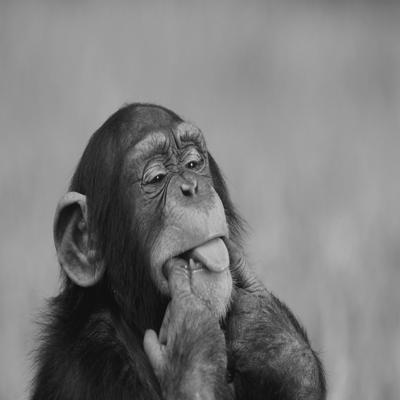
#> input picture presubmit_externals/monkey.jpg, 400 x 400 px
$ python sol3.py   (older library calls are emulated)
#> lines starting #> are read from the running program, lines starting #| are printed output that depends on the picture
from scipy.misc import imread
from scipy import signal
from skimage.color import rgb2gray
import numpy as np
import matplotlib.pyplot as plt
import os

"""
    a function which reads an image file and converts it into a given representation.

    parameters:
    filename - the filename of an image on disk (could be grayscale or RGB).
    representation - representation code, either 1 or 2 defining whether the
    output should be a grayscale
    image (1) or an RGB image (2). If the input image is grayscale, we won’t
    call it with representation = 2.
"""
def read_image(filename, representation):
#> called with filename = 'presubmit_externals/monkey.jpg', representation = 1
    img = imread(filename)
#> img is the input picture: shape (400, 400); min 5, max 227, mean 123.7
    if representation == 1:
        img = rgb2gray(img)
        img = img.astype(np.float64)

    elif representation == 2:
        img = img.astype(np.float64)

    else:
        print("representation need to be '1' or '2'")
        return None

    return img / 255


""" ##########################################  3 - Image Pyramids  ######################################## """


def reduce(img, filter):

    conv_img = signal.convolve2d(img, filter, "same")
    conv_img = signal.convolve2d(conv_img, filter.T, "same")

    reduced_img = conv_img[::2, ::2]
    return reduced_img


"""
    3.1 - Gaussian pyramid
    construct a Gaussian pyramid of a given image.

    parameters:
    im – a grayscale image with double values in [0, 1].
    max_levels – the maximal number of levels in the resulting pyramid.
    filter_size – the size of the Gaussian filter (an odd scalar that
    represents a squared filter) to be used in constructing the pyramid filter
    (e.g for filter_size = 3 you should get [0.25, 0.5, 0.25]).
"""
def build_gaussian_pyramid(im, max_levels, filter_size):
#> called with max_levels = 3, filter_size = 3
    pyr = []
    pyr.append(im)  # append G_0

    # built the filter using a consequent 1D convolutions of [1 1]
    base_filter = np.array([1, 1]).reshape(1, 2)
    filter_vec = base_filter

    for i in range(2, filter_size):
        filter_vec = signal.convolve2d(filter_vec, base_filter)

    # The filter_vec should be normalized
    filter_vec = filter_vec / np.sum(filter_vec)

    for i in range(1, max_levels):
        g_i = reduce(pyr[i-1], filter_vec)
        pyr.append(g_i)
#> this loop made 2 passes
#> pass 1, in reduce, `reduced_img = conv_img[::2, ::2]`:
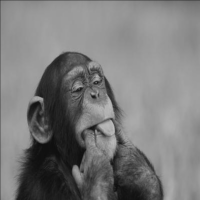
#> reduced_img: shape (200, 200) float64; min 0.0588, max 0.742, mean 0.484
#> after the loop, pyr = 3 items

    return pyr, filter_vec


# print('3.1 gaussian')
# im_orig = read_image('presubmit_externals/monkey.jpg', 1)
# gpyr, filter_vec = build_gaussian_pyramid(im_orig, 3, 3)


# [11 lines left out: function expand, not called in this run]


"""
    3.1 - Laplacian pyramid
    construct a Laplacian pyramid of a given image
"""
# [10 lines left out: function build_laplacian_pyramid, not called in this run]


# print('3.1 laplacian')
# im_orig = read_image('presubmit_externals/monkey.jpg', 1)
# lpyr, filter_vec = build_laplacian_pyramid(im_orig, 3, 3)


"""
    3.2 - Laplacian pyramid reconstruction
    This function implement the reconstruction of an image from its Laplacian Pyramid

    parameter:
    lpyr and filter_vec are the Laplacian pyramid and the filter that are generated by
    the second function in 3.1.
    coeff is a python list. The list length is the same as the number of levels in the
    pyramid lpyr. Before reconstructing the image img you should multiply each level i
    of the laplacian pyramid by its corresponding coefficient coeff[i].
    only when this list is all ones we get the original image (up to a negligible
    floating error, e.g. maximal absolute difference around 10−12). When some values
    are different than 1 we will get filtering effects.
"""
# [14 lines left out: function laplacian_to_image, not called in this run]


# [6 lines of commented-out code are left out]


"""
    3.3 - Pyramid display

    parameters:
    pyr - a Gaussian or Laplacian pyramid
    level - the number of levels to present in the result ≤ max_levels

    return: res - s a single black image in which the pyramid levels of the given
    pyramid pyr are stacked horizontally
"""
def  render_pyramid(pyr, levels):
    shape_im_0 = pyr[0].shape
    length = min(levels, len(pyr))
    zeros = np.zeros(length)

    for i in range(length):
        zeros[i] = pyr[i].shape[0]

    cum_shapes = np.cumsum(zeros)
    cum_shapes = cum_shapes.astype(np.int64)

    # add zero at the begining
    shapes = np.insert(cum_shapes, 0, 0)

    width = shape_im_0[1]
    heigth = shapes[length]

    res = np.zeros((width, heigth))
    for j in range(length):
        min_val = pyr[j].min()
        max_val = pyr[j].max()

        # insert img to res, in the left up corner
        img = pyr[j] - min_val
        norm_img = img / (max_val - min_val)

        res[0:pyr[j].shape[1], shapes[j]:shapes[j+1]] = norm_img

    return res


def display_pyramid(pyr, levels):
    res = render_pyramid(pyr, levels)
    plt.imshow(res, cmap="gray")
    plt.show()


print('3.3')
im_orig = read_image('presubmit_externals/monkey.jpg', 1)
gpyr, filter_vec = build_gaussian_pyramid(im_orig, 3, 3)
#> gpyr = 3 items; filter_vec = [[0.25, 0.5, 0.25]]
display_pyramid(gpyr, 2)
#> in render_pyramid, `length = min(levels, len(pyr))`: length = 2
#> in render_pyramid, `heigth = shapes[length]`: heigth = 600
#> the loop in render_pyramid, `for j in range(length):` made 2 passes
#> (min_val, max_val) on passes 1 to 2: (0.0196, 0.89), (0.0588, 0.742)
#> pass 2, in render_pyramid, `norm_img = img / (max_val - min_val)`:
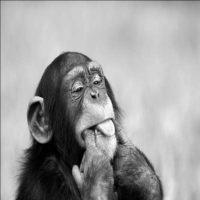
#> norm_img: shape (200, 200) float64; min 0, max 1, mean 0.622
#> after the loop in render_pyramid, `for j in range(length):`:
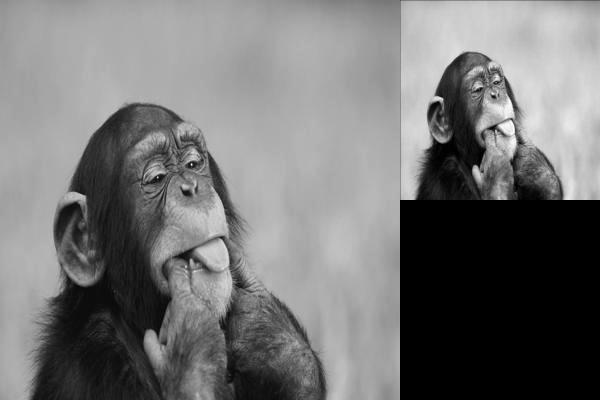
#> res: shape (400, 600) float64; min 0, max 1, mean 0.46


""" ##########################################  4 - Pyramid Blending  ######################################## """


"""
    4 - pyramid blending

    parameter:
    im1, im2 – are two input grayscale images to be blended.
    mask – is a boolean mask containing True and False representing which parts
    of im1 and im2 should appear in the resulting im_blend.
    max_levels – is the max_levels parameter you should use when generating the
    Gaussian and Laplacian pyramids.
    filter_size_im – is the size of the Gaussian filter (an odd scalar that represents
    a squared filter) which defining the filter used in the construction of the
    Laplacian pyramids of im1 and im2
    filter_size_mask – is the size of the Gaussian filter(an odd scalar that represents
    a squared filter) which defining the filter used in the construction of the Gaussian
    pyramid of mask.
"""
# [17 lines left out: function pyramid_blending, not called in this run]


# [9 lines of commented-out code are left out]


"""
    4.1 - blending examples
"""
def relpath(filename):
    return os.path.join(os.path.dirname(__file__), filename)


# [49 lines left out: functions blending_example1, blending_example2, not called in this run]


# im1, im2, mask, im_blend = blending_example2()
